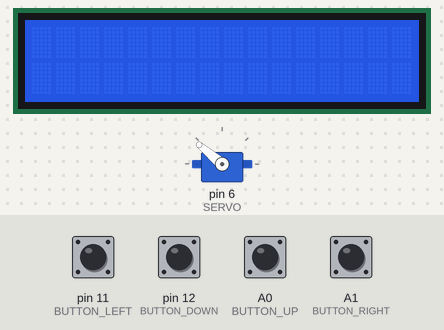
The sketch below on a simulated Arduino Uno, built with avr-gcc and run on an emulated ATmega328P. Parts: servo, 16×2 character LCD. Inputs (shaded band) come from the test bench; at power-on: A0 (BUTTON_UP), A1 (BUTTON_RIGHT), pin 11 (BUTTON_LEFT), pin 12 (BUTTON_DOWN) HIGH.

Above: at 12.0 s.
12.1 s: pin 11 (BUTTON_LEFT) pulled LOW for 1 s
At 14.1 s:
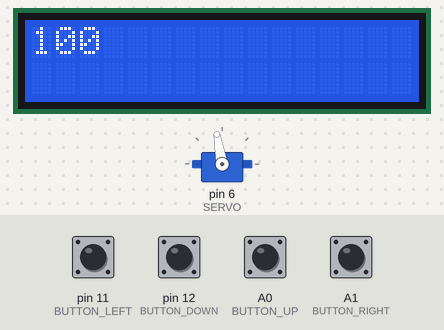
14.6 s: pin 12 (BUTTON_DOWN) pulled LOW for 0.15 s
At 15.7 s:
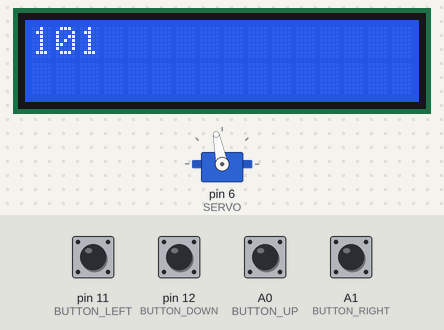
16.2 s: A0 (BUTTON_UP) pulled LOW for 1 s
At 18.3 s:
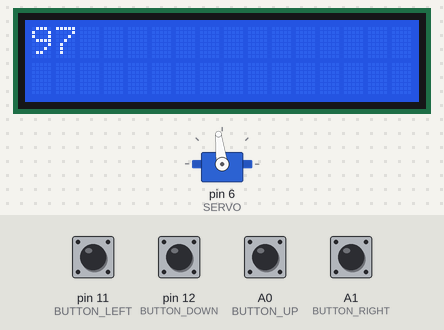
18.7 s: pin 11 (BUTTON_LEFT) pulled LOW for 1 s
At 20.3 s:
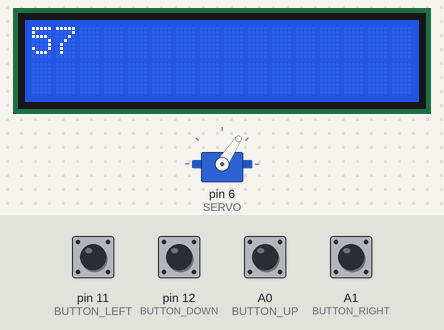
21.2 s: pin 11 (BUTTON_LEFT) pulled LOW for 1 s
At 23.3 s:
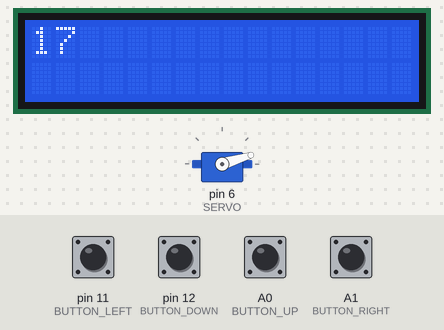
23.7 s: pin 12 (BUTTON_DOWN) pulled LOW for 1 s
At 25.3 s:
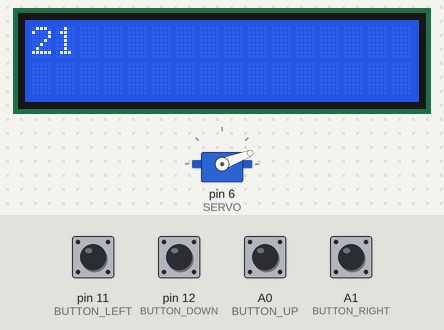
Timing chart, 0 to 26.8 s (numbered marks = the images above; inputs shaded):
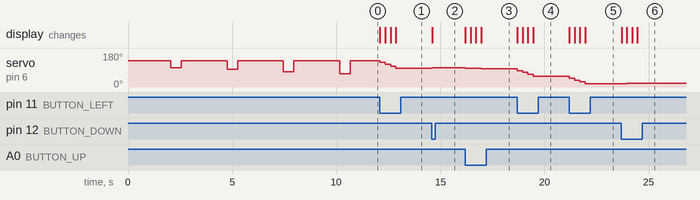

The sketch:

calibrator.ino
```cpp
#include <Servo.h>
#include <LiquidCrystal.h>

/* Servo pin assignments */
const byte SERVO        =  6;

/* LCD pin assignments */
const byte LCD_RS       =  2;
const byte LCD_ENABLE   =  3;
const byte LCD_D4       =  7;
const byte LCD_D5       =  8;
const byte LCD_D6       =  9;
const byte LCD_D7       = 10;

/* LCD constants */
const byte LCD_COLS = 16;
const byte LCD_ROWS =  2;

/* Button pin assignments */
const byte BUTTON_RIGHT = A1;
const byte BUTTON_DOWN  = 12;
const byte BUTTON_LEFT  = 11;
const byte BUTTON_UP    = A0;

LiquidCrystal lcd(
LCD_RS,
LCD_ENABLE,
LCD_D4,
LCD_D5,
LCD_D6,
LCD_D7
);

Servo servo;

// BOARD 1
/*
const byte STEP[4] = {
32,
42,
52,
65
};

const byte NEUTRAL = 2;*/

// BOARD 2
const byte STEP[4] = {
102,
93,
82,
71
};

const byte NEUTRAL = 140;

int pos = NEUTRAL;    // variable to store the servo position
boolean changed = false;

void setup()
{
  servo.attach(SERVO);
  servo.write(pos);

  lcd.begin(LCD_COLS, LCD_ROWS);
  lcd.clear();

  pinMode(BUTTON_UP, INPUT_PULLUP);
  pinMode(BUTTON_DOWN, INPUT_PULLUP);
  pinMode(BUTTON_LEFT, INPUT_PULLUP);
  pinMode(BUTTON_RIGHT, INPUT_PULLUP);

  for(byte i=0; i< 4;i++){
    delay(2000);
    servo.write(STEP[i]);
    delay(500);
    servo.write(NEUTRAL);
    delay(200);
  }
  servo.detach();
}

void loop()
{

  if(digitalRead(BUTTON_UP) == LOW){
    pos--;
    changed = true;
  }

  if(digitalRead(BUTTON_DOWN) == LOW){
    pos++;
    changed = true;
  }

  if(digitalRead(BUTTON_LEFT) == LOW){
    pos-= 10;
    changed = true;
  }

  if(digitalRead(BUTTON_RIGHT) == LOW){
    pos+= 10;
    changed = true;
  }

  if(changed){
    changed = false;
    servo.attach(SERVO);
    lcd.clear();
    lcd.noCursor();
    lcd.setCursor(0,0);
    lcd.print(pos);

    servo.write(pos);

    delay(250);
    servo.detach();
  }

}
```

Measured:
- after the input at 12.1 s, servo on pin 6 (SERVO): 140° → 130° at once, → 120° 0.25 s later, → 110° 0.25 s later, → 100° 0.25 s later; the display: first changes at once (image 1 shows a later state)
- after the input at 14.6 s, servo on pin 6 (SERVO): 100° → 101° at once; the display: changes at once (image 2)
- after the input at 16.2 s, servo on pin 6 (SERVO): 101° → 100° at once, → 99° 0.25 s later, → 98° 0.25 s later, → 97° 0.25 s later; the display: first changes at once (image 3 shows a later state)
- after the input at 18.7 s, servo on pin 6 (SERVO): 97° → 87° at once, → 77° 0.25 s later, → 67° 0.25 s later, → 57° 0.25 s later; the display: first changes at once (image 4 shows a later state)
- after the input at 21.2 s, servo on pin 6 (SERVO): 57° → 47° at once, → 37° 0.25 s later, → 27° 0.25 s later, → 17° 0.25 s later; the display: first changes at once (image 5 shows a later state)
- after the input at 23.7 s, servo on pin 6 (SERVO): 17° → 18° at once, → 19° 0.25 s later, → 20° 0.25 s later, → 21° 0.25 s later; the display: first changes at once (image 6 shows a later state)
